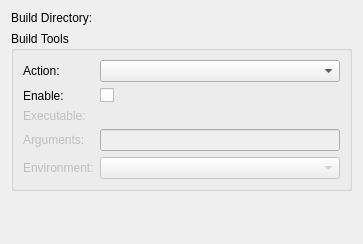
<?xml version="1.0" encoding="UTF-8"?>
<ui version="4.0">
 <class>ConfigWidget</class>
 <widget class="QWidget" name="ConfigWidget">
  <property name="geometry">
   <rect>
    <x>0</x>
    <y>0</y>
    <width>363</width>
    <height>244</height>
   </rect>
  </property>
  <layout class="QVBoxLayout" name="verticalLayout">
   <item>
    <layout class="QHBoxLayout" name="horizontalLayout">
     <item>
      <widget class="QLabel" name="label_5">
       <property name="text">
        <string>Build Directory:</string>
       </property>
      </widget>
     </item>
     <item>
      <widget class="KUrlRequester" name="buildDir" native="true">
       <property name="toolTip">
        <string>Select the directory where the tools are being executed in.
If this is the same as the source directory you can leave it empty.</string>
       </property>
       <property name="placeholderText" stdset="0">
        <string>The directory where the tools are executed</string>
       </property>
       <property name="text" stdset="0">
        <string/>
       </property>
      </widget>
     </item>
    </layout>
   </item>
   <item>
    <widget class="QGroupBox" name="groupBox">
     <property name="title">
      <string>Build Tools</string>
     </property>
     <layout class="QFormLayout" name="formLayout">
      <item row="0" column="0">
       <widget class="QLabel" name="label_6">
        <property name="text">
         <string>Action:</string>
        </property>
       </widget>
      </item>
      <item row="0" column="1">
       <widget class="KComboBox" name="buildAction"/>
      </item>
      <item row="1" column="0">
       <widget class="QLabel" name="label_10">
        <property name="text">
         <string>Enable:</string>
        </property>
       </widget>
      </item>
      <item row="1" column="1">
       <widget class="QCheckBox" name="enableAction">
        <property name="text">
         <string/>
        </property>
       </widget>
      </item>
      <item row="2" column="0">
       <widget class="QLabel" name="execLabel">
        <property name="enabled">
         <bool>false</bool>
        </property>
        <property name="text">
         <string>Executable:</string>
        </property>
       </widget>
      </item>
      <item row="2" column="1">
       <widget class="KUrlRequester" name="actionExecutable" native="true">
        <property name="enabled">
         <bool>false</bool>
        </property>
        <property name="toolTip">
         <string>This is the executable that should be executed when selecting the action from the Project menu</string>
        </property>
       </widget>
      </item>
      <item row="3" column="0">
       <widget class="QLabel" name="argLabel">
        <property name="enabled">
         <bool>false</bool>
        </property>
        <property name="text">
         <string>Arguments:</string>
        </property>
       </widget>
      </item>
      <item row="3" column="1">
       <widget class="QLineEdit" name="actionArguments">
        <property name="enabled">
         <bool>false</bool>
        </property>
        <property name="toolTip">
         <string>The arguments that the tool needs to execute properly.</string>
        </property>
       </widget>
      </item>
      <item row="4" column="0">
       <widget class="QLabel" name="envLabel">
        <property name="enabled">
         <bool>false</bool>
        </property>
        <property name="text">
         <string>Environment:</string>
        </property>
       </widget>
      </item>
      <item row="4" column="1">
       <widget class="KDevelop::EnvironmentSelectionWidget" name="actionEnvironment">
        <property name="enabled">
         <bool>false</bool>
        </property>
        <property name="toolTip">
         <string>Choose a pre-configured environment for your tool</string>
        </property>
       </widget>
      </item>
     </layout>
    </widget>
   </item>
   <item>
    <spacer name="verticalSpacer">
     <property name="orientation">
      <enum>Qt::Vertical</enum>
     </property>
     <property name="sizeHint" stdset="0">
      <size>
       <width>20</width>
       <height>76</height>
      </size>
     </property>
    </spacer>
   </item>
  </layout>
 </widget>
 <customwidgets>
  <customwidget>
   <class>KComboBox</class>
   <extends>QComboBox</extends>
   <header>kcombobox.h</header>
  </customwidget>
  <customwidget>
   <class>KUrlRequester</class>
   <extends>QWidget</extends>
   <header>kurlrequester.h</header>
  </customwidget>
  <customwidget>
   <class>KDevelop::EnvironmentSelectionWidget</class>
   <extends>QComboBox</extends>
   <header>util/environmentselectionwidget.h</header>
  </customwidget>
 </customwidgets>
 <resources/>
 <connections>
  <connection>
   <sender>enableAction</sender>
   <signal>toggled(bool)</signal>
   <receiver>actionExecutable</receiver>
   <slot>setEnabled(bool)</slot>
   <hints>
    <hint type="sourcelabel">
     <x>169</x>
     <y>100</y>
    </hint>
    <hint type="destinationlabel">
     <x>168</x>
     <y>117</y>
    </hint>
   </hints>
  </connection>
  <connection>
   <sender>enableAction</sender>
   <signal>toggled(bool)</signal>
   <receiver>actionArguments</receiver>
   <slot>setEnabled(bool)</slot>
   <hints>
    <hint type="sourcelabel">
     <x>100</x>
     <y>94</y>
    </hint>
    <hint type="destinationlabel">
     <x>109</x>
     <y>142</y>
    </hint>
   </hints>
  </connection>
  <connection>
   <sender>enableAction</sender>
   <signal>toggled(bool)</signal>
   <receiver>actionEnvironment</receiver>
   <slot>setEnabled(bool)</slot>
   <hints>
    <hint type="sourcelabel">
     <x>99</x>
     <y>96</y>
    </hint>
    <hint type="destinationlabel">
     <x>103</x>
     <y>169</y>
    </hint>
   </hints>
  </connection>
  <connection>
   <sender>enableAction</sender>
   <signal>toggled(bool)</signal>
   <receiver>execLabel</receiver>
   <slot>setEnabled(bool)</slot>
   <hints>
    <hint type="sourcelabel">
     <x>128</x>
     <y>92</y>
    </hint>
    <hint type="destinationlabel">
     <x>51</x>
     <y>113</y>
    </hint>
   </hints>
  </connection>
  <connection>
   <sender>enableAction</sender>
   <signal>toggled(bool)</signal>
   <receiver>argLabel</receiver>
   <slot>setEnabled(bool)</slot>
   <hints>
    <hint type="sourcelabel">
     <x>115</x>
     <y>86</y>
    </hint>
    <hint type="destinationlabel">
     <x>35</x>
     <y>138</y>
    </hint>
   </hints>
  </connection>
  <connection>
   <sender>enableAction</sender>
   <signal>toggled(bool)</signal>
   <receiver>envLabel</receiver>
   <slot>setEnabled(bool)</slot>
   <hints>
    <hint type="sourcelabel">
     <x>121</x>
     <y>100</y>
    </hint>
    <hint type="destinationlabel">
     <x>34</x>
     <y>176</y>
    </hint>
   </hints>
  </connection>
 </connections>
</ui>
